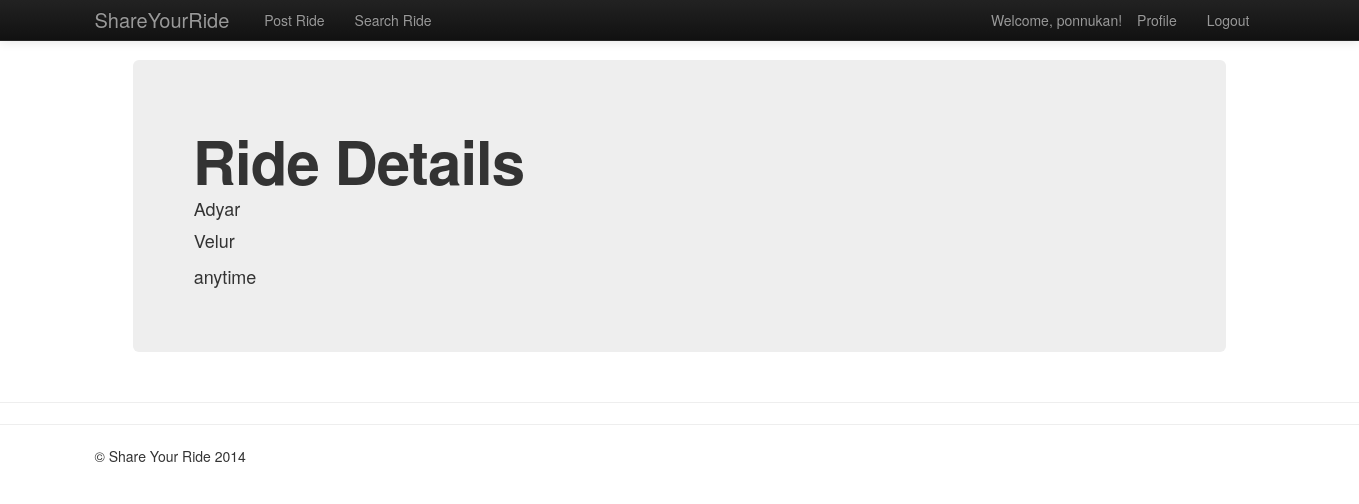
Page /rides/ridedetails/3 (signed in) on the committed database.
### rides/models.py (models this page shows, shortened)
class Ride(models.Model):
    add_source = models.ForeignKey(Address, related_name='source')
    add_destination = models.ForeignKey(Address, related_name='destination')
    ride_starttime = models.DateTimeField(default= datetime.datetime.now, blank=True)
    ride_endtime = models.DateTimeField(default= datetime.datetime.now, blank=True)
    ride_comment = models.TextField(max_length=140,blank=True)

class Address(models.Model):
    add_address = models.TextField(max_length=80,blank=True)
    add_city = models.TextField(max_length=50,blank=True)
    add_state = models.TextField(max_length=30,blank=True)
    add_zip = models.TextField(max_length=6,blank=True)
    add_lat = models.FloatField(default=0.0)
    add_lng = models.FloatField(default=0.0)
    add_type = models.TextField(max_length=30,blank=True)
    def __unicode__(self):
        return self.add_address

### rides/views.py (the view)
# urls.py: url(r'^ridedetails/(?P<ride_id>\w+)$', views.ridedetails, name='ride details'),
@login_required
def ridedetails(request, ride_id):
    context = RequestContext(request)
    context_dict = dict()
    try:
        ride = Ride.objects.get(pk=ride_id)
        context_dict['ride'] = ride   #Adding the pages to the dict
    except Ride.DoesNotExist:
        pass
    return render_to_response('rides/ridedetails.html', context_dict, context)

### ShareYourRide/templates/rides/ridedetails.html (shortened to what this page needs)
{% extends 'rides/base.html' %}
{% load static %}
{% block body_block %}
<div class="hero-unit">
    <h1>Ride Details</h1>
    <div class="container">
    <table>
            <tr><td>{{ ride.type }}</td></tr>
            <tr><td>{{ ride.add_source }}</td></tr>
            <tr><td>{{ ride.add_destination }}</td></tr>
            <tr><td>{{ ride.ride_startDateTime }}</td></tr>
            <tr><td>{{ ride.ride_returnDateTime }}</td></tr>
            <tr><td>{{ ride.ride_comment }}</td></tr>
	</table>
    </div>
</div>
{% endblock %}

### ShareYourRide/templates/rides/base.html (shortened to what this page needs)
<!DOCTYPE html>
{% load static %}
<html>
    <head>
        <link href="{% static 'css/bootstrap-fluid-adj.css' %}" rel="stylesheet">
        <link href="{% static 'css/bootstrap.min.css' %}" rel="stylesheet" media="screen">
        <link href="{% static 'css/bootstrap-responsive.css' %}" rel="stylesheet">
		<link href="{% static 'css/jquery-ui.css' %}" rel="stylesheet">
		<link href="{% static 'css/jquery-ui-timepicker-addon.css' %}" rel="stylesheet">
    </head>
    <body>
        <div>
            <div class="navbar navbar-inverse navbar-fixed-top">
               <div class="navbar-inner">
                   <div class="container">
                       <a class="brand" href="/rides/">ShareYourRide</a>
                       <div class="nav-collapse collapse">
                           <ul class="nav pull-right">
                               {% if user.is_authenticated %}
                                <li class="navbar-text">Welcome, {{ user.username }}!</li>
                                <li><a href="/rides/profile/">Profile</a></li>
                                <li><a href="/rides/logout/">Logout</a></li>
                               {% else %}
                                <li><a href="/rides/register/">Register</a></li>
                                <li><a href="/rides/login/">Login</a></li>
                               {% endif %}
                           </ul>
                            <ul class="nav">
                               {% if user.is_authenticated %}
                                <li><a href="/rides/postride/">Post Ride</a></li>
                                <li><a href="/rides/search/">Search Ride</a></li>
                               {% endif %}
                           </ul>
                       </div>
                   </div>
               </div>
            </div>
            <div class="container-fluid">
                <div class="row-fluid">
                    <div class="span1">
                    </div>
                    <div class="span10">
                        {% block body_block %}
                        {% endblock %}
                    </div>
                </div>
            </div>
        <hr>
        </div>
        <hr />
    </body>
    <footer>
    <div class="container">
        <p>&copy; Share Your Ride 2014</p>
    </div>
</footer>
</html>

### rows in the picture
Ride: add_source "Adyar", add_destination "Velur", ride_comment "anytime"

### other values in the picture
{{ user.username }} "ponnukan"
